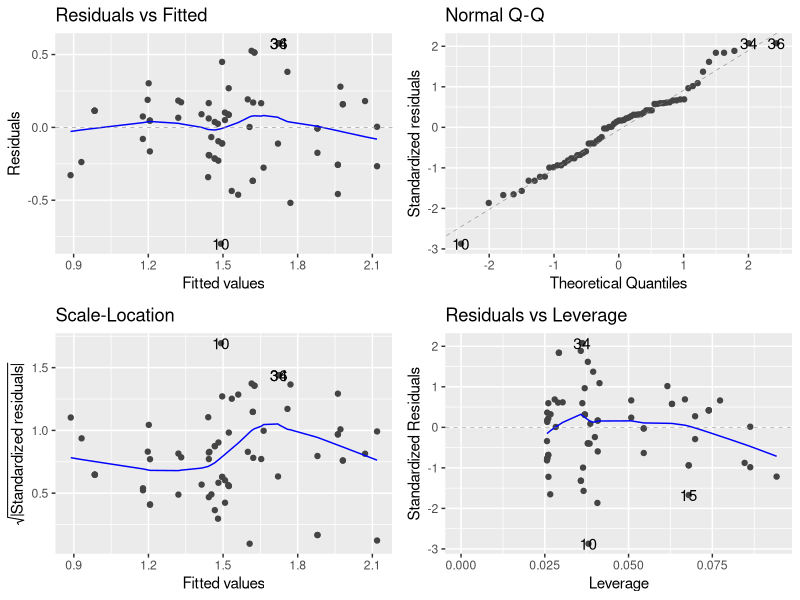
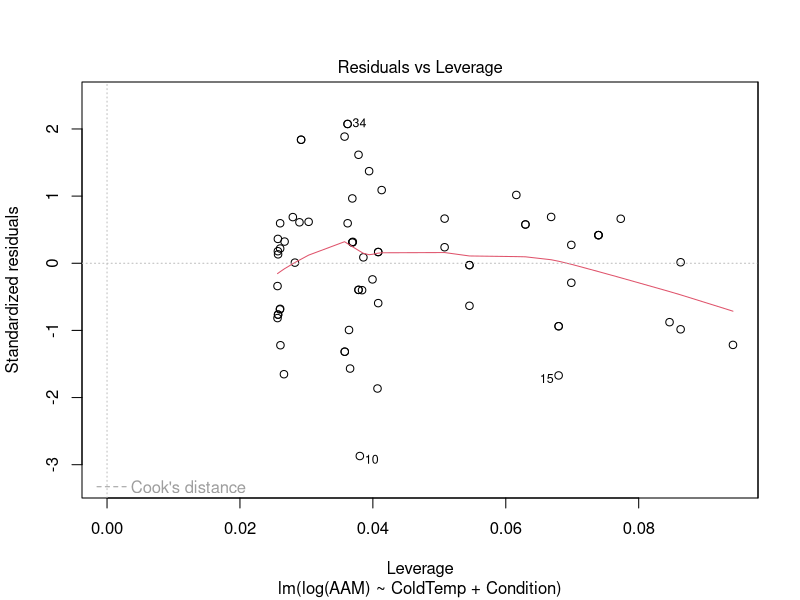
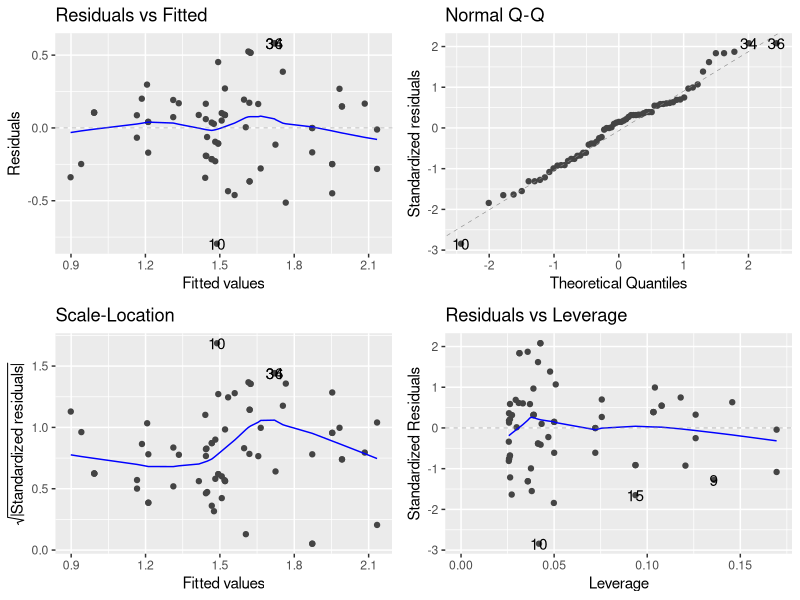
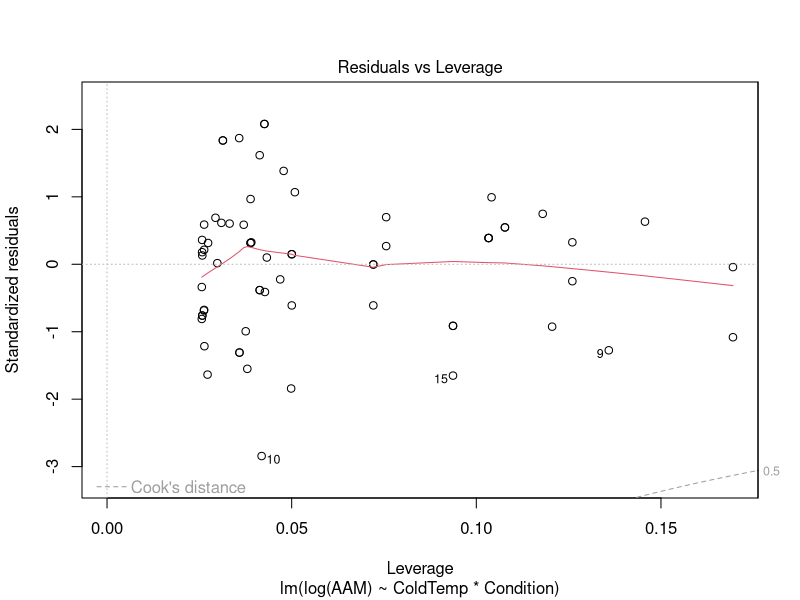
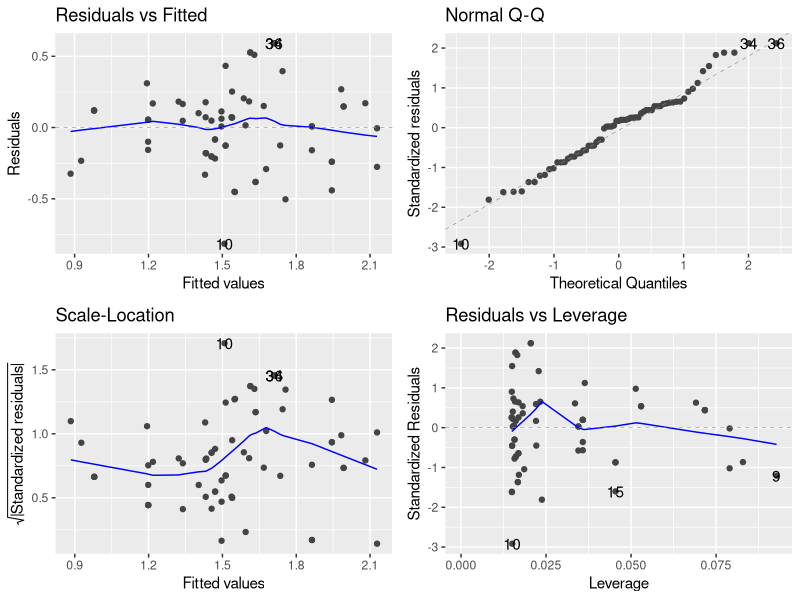
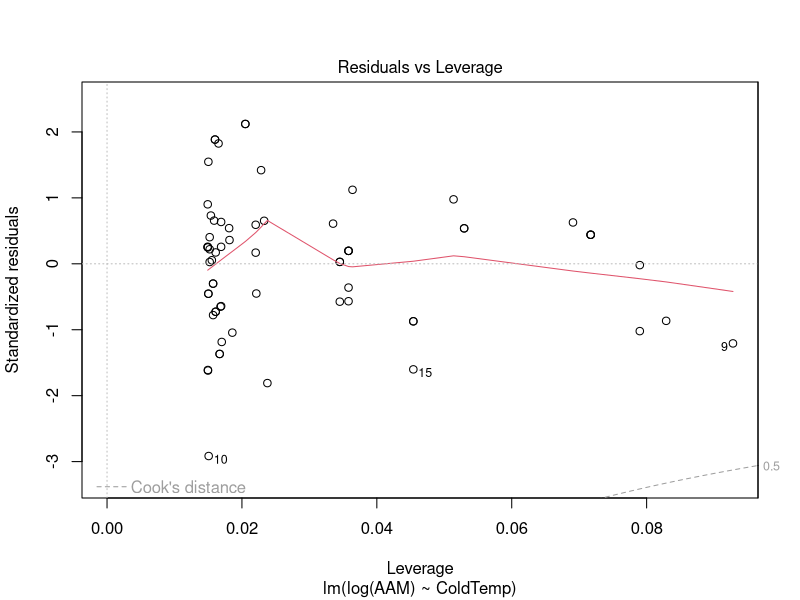

Reproduce these figures in R, in order. (Note: this script raises an error after producing the figures.)
#' This script is used to compare the difference models for Asian carp AAM under
#' two different conditions. We use:
#' 
#' 1. Linear addictive model  2. Interaction model
#' 3. Simple linear model  4. ??? midel
#' 
#' on:
#' 
#' 1. Annual temperature  2. Cold temperature
#' 
#' We also check the Cook's distance to determine if outliers needs to be removed.


library(ggplot2)
library(ggfortify)
library(dplyr)


## Import data
asian.carp <- read.csv("asian carp final.csv")
asian.carp$Condition <- as.factor(asian.carp$Condition)
str(asian.carp)

Black <- read.csv("eddie_carp_new.csv")
Black$condition <- as.factor(Black$condition)
str(Black)

## Separate by species
Grass <- asian.carp[asian.carp$Species=="Grass",]
Bighead <- asian.carp[asian.carp$Species=="Bighead",]
Silver <- asian.carp[asian.carp$Species=="Silver",]
Big.sil <- rbind(Bighead, Silver) # combine the two groups



#### Asian carp all species ####

asian.carp.clean <- asian.carp %>% 
  filter(Condition %in% c("natural", "artificial"))

## Linear addictive models (same slope, different intercept)

asian.linear <- lm(log(AAM)~ColdTemp+Condition, data = asian.carp.clean)
anova(asian.linear)
summary(asian.linear)
autoplot(asian.linear)

plot(asian.linear, which = 5)




## Interaction models (ANCOVA: different slope, different intercept)
asian.int <- lm(log(AAM)~ColdTemp*Condition, data = asian.carp.clean)
anova(asian.int)
summary(asian.int)
autoplot(asian.int)

plot(asian.int, which = 5)


## Simple linear model (same slope, same intercept)

asian.simple <- lm(log(AAM)~ColdTemp, data = asian.carp.clean)
anova(asian.simple)
summary(asian.simple)
autoplot(asian.simple)

plot(asian.simple, which = 5)

## Compare the AIC scores
AIC(asian.linear)
AIC(asian.int)
AIC(asian.simple)

# Check the Cook's distance that are three times larger than the mean
cooksD <- cooks.distance(asian.simple)
influential <- cooksD[(cooksD > (3 * mean(cooksD, na.rm = TRUE)))]
influential



#### Black carp ####

Black.clean <- Black %>% filter(!row_number() == 15) %>% filter(sex != "male") %>% 
  filter(!condition == "na")

Black.clean <- Black.clean[Black.clean$AAM != 11,]
Black.clean <- Black.clean[Black.clean$AAM != 4,]
Black.clean <- Black.clean[Black.clean$location != "Heilong Jiang"]


## Simple linear model (same slope, same intercept)
black.simple <- lm(log(AAM)~AnnualTemp, data = Black.clean)
anova(black.simple)
summary(black.simple)
autoplot(black.simple) # did not meet??

plot(black.simple, which = 5)


## Linear addictive models (same slope, different intercept)
black.linear <- lm(log(AAM)~AnnualTemp+condition, data = Black.clean)
anova(black.linear)
summary(black.linear)
autoplot(black.linear)

plot(black.linear, which = 5)


## Interaction model (different slope, same intercept)
black.int <- lm(log(AAM)~AnnualTemp:condition, data = Black.clean)
summary(black)


## Grouped-specific models (ANCOVA: different slope, different intercept)
black.group <- lm(log(AAM)~AnnualTemp*condition, data = Black.clean)
anova(black.int)
summary(black.int)
autoplot(black.int)

plot(black.int, which = 5)


## Compare the AIC scores
AIC(black.simple, black.linear, black.int, black.group)
    
    
## Outlier check
hist(log(Black.clean$AAM))
mean(log(Black.clean$AAM)) + 3 * sd(log(Black.clean$AAM))
sd(log(Black.clean$AAM))


#### Grass carp ####

Grass.clean <- Grass %>% 
  filter(Condition %in% c("natural", "artificial"))

## Linear addictive models (same slope, different intercept)

grass.linear <- lm(log(AAM)~ColdTemp+Condition, data = Grass.clean)
anova(grass.linear)
summary(grass.linear)
autoplot(grass.linear)

plot(grass.linear, which = 5)


## Interaction models (ANCOVA: different slope, different intercept)
grass.int <- lm(log(AAM)~ColdTemp*Condition, data = Grass.clean)
anova(grass.int)
summary(grass.int)
autoplot(grass.int)

plot(grass.int, which = 5)


## Simple linear model (same slope, same intercept)

grass.simple <- lm(log(AAM)~ColdTemp, data = Grass.clean)
anova(grass.simple)
summary(grass.simple)
autoplot(grass.simple)

plot(grass.simple, which = 5)

## Compare the AIC scores
AIC(grass.linear)
AIC(grass.int)
AIC(grass.simple)



#### Bighead and Silver carp ####

Big.sil.clean <- Big.sil %>% 
  filter(Condition %in% c("natural", "artificial"))

## Linear addictive models (same slope, different intercept)

bs.linear <- lm(log(AAM)~ColdTemp+Condition, data = Big.sil.clean)
anova(bs.linear)
summary(bs.linear)
autoplot(bs.linear)

plot(bs.linear, which = 5)


## Interaction models (ANCOVA: different slope, different intercept)
bs.int <- lm(log(AAM)~ColdTemp*Condition, data = Big.sil.clean)
anova(bs.int)
summary(bs.int)
autoplot(bs.int)

plot(bs.int, which = 5)


## Simple linear model (same slope, same intercept)

bs.simple <- lm(log(AAM)~ColdTemp, data = Big.sil.clean)
anova(bs.simple)
summary(bs.simple)
autoplot(bs.simple)

plot(bs.simple, which = 5)

## Compare the AIC scores
AIC(bs.linear)
AIC(bs.int)
AIC(bs.simple)
